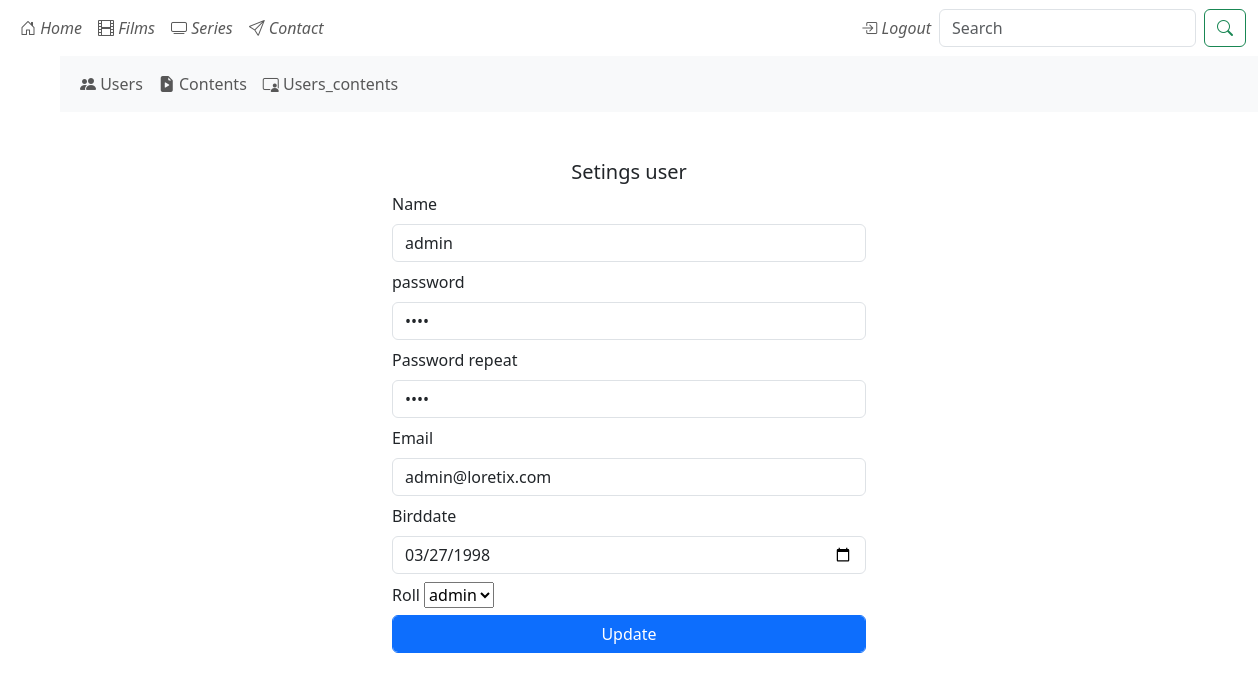
/users/settings (signed in), run on the app's committed database.
### tables this page shows
CREATE TABLE users (
                                    id INTEGER PRIMARY KEY AUTOINCREMENT,
                                    name varchar(255),
                                    password varchar(255),
                                    email varchar(50),
                                    birddate date,
                                    rol varchar(20) default 'normal'
                            );

### main.py (the view)
@app.route("/users/settings")
def show_settings_user():
    if 'name' not in session:
        if session["rol"] != "normal":
            flash("Log in as user")
            return redirect("/login")
    id=session["id"]
    users=sqlite_users.get_user_by_field("id", id)
    user=users[0]
    return render_template("users/settings.html", user=user)

### data/sqliteClient.py (called while the page is built, shortened)
    def connect(self):
        incializar_bd=False
        if not os.path.exists(self.SQLITE_DB):
            incializar_bd=True
        try:
            self.connection=sqlite3.connect(self.SQLITE_DB, check_same_thread=False)
            self.cursor=self.connection.cursor()
            self.cursor("PRAGMA foreign_keys=ON")
            self.connection.commit()
        except Exception as e:
            print("Exception: ", e)

    def close(self):
        if self.connection!=None:
            self.connection.close()

### data/sqliteUsers.py (called while the page is built)
    def get_user_by_field(self, field, value):
        print ("pasado el valor ", field, value)
        self.sqliteClient.cursor.execute(f"SELECT * FROM users WHERE {field}='{value}'")
        tupla=self.sqliteClient.cursor.fetchall()
        return tupla

### main.py (called while the page is built)
@app.before_request
def before_request_func():
    database.connect()

@app.after_request
def after_request_func(response):
    database.close()
    return response

### templates/users/settings.html (shortened to what this page needs)
{% extends "base.html" %}
{% block content %}
<div class="container">
    <div class="row">
        <div class="col-6 mx-auto p-5">
            <h5 class="text-center">Setings user</h5>
            <form action="/users/settings_update" method="post">
                <label for="name" class="form-label">Name</label>
                <input type="text" name="name" class="form-control mb-2" {% if user[1] %} value="{{user[1]}}" {% endif %} required >
                <label for="password" class="form-label">password</label>
                <input type="password" name="password" class="form-control mb-2" {% if user[2] %} value="{{user[2]}}" {% endif %} required>
                <label for="password_repeat" class="form-label">Password repeat</label>
                <input type="password" name="password_repeat" class="form-control mb-2" {% if user[2] %} value="{{user[2]}}" {% endif %} required>
                <label for="email" class="form-label">Email </label>
                <input type="email" name="email" id="email" class="form-control mb-2" {% if user[3] %} value="{{user[3]}}" {% endif %} required>
                <label for="birddate" class="form-label">Birddate </label>
                <input type="date" name="birddate" class="form-control mb-2" {% if user[4] %} value="{{user[4]}}" {% endif %} required>
                <label for="roll" class="form-label">Roll </label>
                <select name="rol" required>
                    <option {% if user[5] %} value="{{user[5]}}" {% endif %} selected>{{user[5]}}</option>
                </select>
                <button type="submit" class="form-control mb-2 btn btn-primary">Update</button>
            </form>
        </div>
    </div>
</div>
{% endblock %}}

### data on the page
users: name "admin", email "admin@loretix.com", birddate "03/27/1998", rol "admin"
